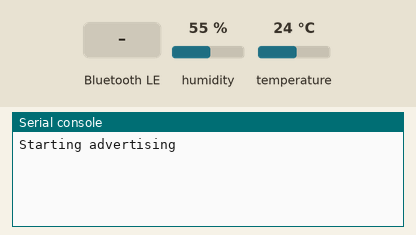
Simulated run of this program. Board: ESP32 board running MicroPython. Shown: the last lines printed to the serial console. The inputs (shaded band) are chosen by the test bench; at power-on: humidity 55 %, temperature 24 °C. Nothing arrives over Bluetooth unless stated; the clock reads 2024-03-15 10:24:30 at power-on unless the program sets it.

Above: at 1.2 s.
1.3 s: "1" written over Bluetooth
At 1.9 s:
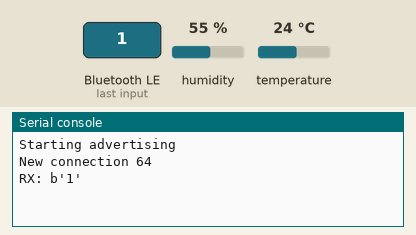
2.8 s: "on" written over Bluetooth
At 4.0 s:
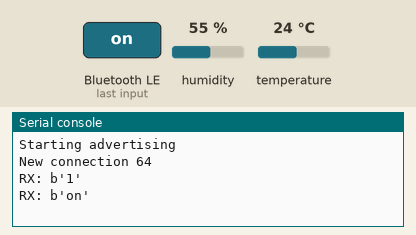
4.3 s: "off" written over Bluetooth
At 5.4 s:
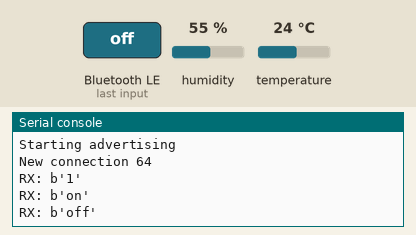

The program:

6-1.________4.py
```python
import bluetooth, ble_simple_peripheral
import time
from machine import Pin
import dht

ble = bluetooth.BLE()
p = ble_simple_peripheral.BLESimplePeripheral(ble, name='pyD_1234')

dht11 = dht.DHT11(Pin(18))

key1 = Pin(38, Pin.IN, Pin.PULL_UP)
prev_state1 = key1.value()
key2 = Pin(39, Pin.IN, Pin.PULL_UP)
prev_state2 = key2.value()

def on_rx(read):
    print("RX:", read)

p.on_write(on_rx)

def get_key1():
    global prev_state1
    current_state = key1.value()
    if current_state != prev_state1:
        prev_state1 = current_state
        if current_state == 0:
            return 1
    else:
        return 0

def get_key2():
    global prev_state2
    current_state = key2.value()
    if current_state != prev_state2:
        prev_state2 = current_state
        if current_state == 0:
            return 1
    else:
        return 0

previous_time = time.time()
send_interval = 2.0

try:
    while True:
        current_time = time.time()
        if current_time - previous_time >= send_interval:
            previous_time = current_time
            if p.is_connected():
                dht11.measure()
                temp = dht11.temperature()
                humi = dht11.humidity()
                if (temp is None) or (humi is None):
                    print("센서 에러")
                else:
                    send_str = str(temp) + "," + str(humi) + "\r\n"
                    p.send(send_str)

        if get_key1():
            p.send("key1 click\r\n")
            time.sleep(0.1)

        if get_key2():
            p.send("key2 click\r\n")
            time.sleep(0.1)
except :
    pass
```

Measured:
- after the input at 1.3 s, the serial console: prints a new line at once (image 1)
- after the input at 2.8 s, the serial console: prints a new line after 0.06 s (image 2)
- after the input at 4.3 s, the serial console: prints a new line after 0.06 s (image 3)
